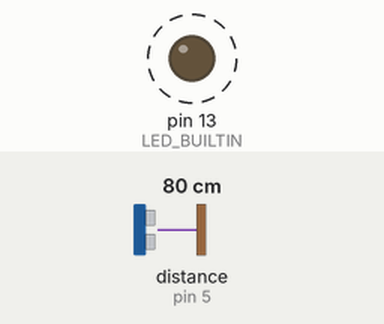
This program was run on a simulated Arduino Uno, built with avr-gcc and run on an emulated ATmega328P. Shown: output pins drawn as LEDs (lit = HIGH). Wiring (inferred from the names in the program): ultrasonic range finder: trigger pin 4; echo pin 5. Dashed ring = blinking. Inputs (shaded band) come from the test bench; at power-on: distance to the obstacle (sensor on pin 5) 80 cm. The echo pulse lasts 58.3 µs per cm; pins used as bus, display or sensor lines are not drawn; what the program prints to the serial monitor is not drawn.

Above: at 0.1 s.
Timing chart, 0 to 3.0 s (numbered marks = the images above):
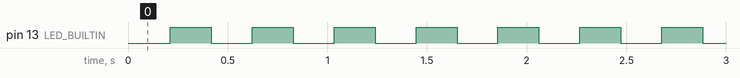

The program:

main.cpp
```cpp
#include <Arduino.h>

#define pin_trigger 4
#define pin_echo 5


const float distance_max = 1100.00;
const float SOUND_SPEED = (0.343)/2.0;
const long  MEASURE_TIMEOUT = 2*distance_max/0.343;
bool ledstatus = false;

void setup() {
  // put your setup code here, to run once:
  Serial.begin(9600);
  pinMode(LED_BUILTIN, OUTPUT);
  pinMode(pin_trigger, OUTPUT);
  digitalWrite(pin_trigger, LOW); // La broche TRIGGER doit être à LOW au repos
  pinMode(pin_echo, INPUT);
}

void loop() {
  // put your main code here, to run repeatedly:
  digitalWrite(pin_trigger, HIGH);
  delayMicroseconds(10);
  digitalWrite(pin_trigger, LOW);
  long measure = pulseIn(pin_echo, HIGH,MEASURE_TIMEOUT);
  float distance_mm = measure * SOUND_SPEED;
  Serial.println(distance_mm);
  digitalWrite(LED_BUILTIN, ledstatus);
  ledstatus =  ! ledstatus;
  delay(200);
}
```

Measured:
- by itself, pin 13 (LED_BUILTIN): alternates HIGH for 0.21 s and LOW for 0.21 s
